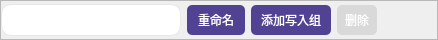
                <widget class="QFrame" name="writer_editGroup">
                 <property name="minimumSize">
                  <size>
                   <width>0</width>
                   <height>40</height>
                  </size>
                 </property>
                 <property name="maximumSize">
                  <size>
                   <width>16777215</width>
                   <height>40</height>
                  </size>
                 </property>
                 <property name="styleSheet">
                  <string notr="true">QPushButton{
border-radius:5px;
	font-size:12px;
	color: rgb(255, 255, 255);
	
	background-color:rgb(81, 66, 147) ;
}

QPushButton:hover{
	
	background-color: rgb(255, 179, 54);
}
QPushButton:pressed{
	
	background-color: rgb(235, 159, 34);
}</string>
                 </property>
                 <property name="frameShape">
                  <enum>QFrame::StyledPanel</enum>
                 </property>
                 <property name="frameShadow">
                  <enum>QFrame::Raised</enum>
                 </property>
                 <layout class="QHBoxLayout" name="horizontalLayout_6">
                  <property name="spacing">
                   <number>6</number>
                  </property>
                  <property name="leftMargin">
                   <number>0</number>
                  </property>
                  <property name="topMargin">
                   <number>0</number>
                  </property>
                  <property name="rightMargin">
                   <number>0</number>
                  </property>
                  <property name="bottomMargin">
                   <number>0</number>
                  </property>
                  <item>
                   <widget class="QComboBox" name="comboBox_selectWriterGroup">
                    <property name="minimumSize">
                     <size>
                      <width>180</width>
                      <height>0</height>
                     </size>
                    </property>
                    <property name="maximumSize">
                     <size>
                      <width>100</width>
                      <height>32</height>
                     </size>
                    </property>
                    <property name="font">
                     <font>
                      <bold>false</bold>
                     </font>
                    </property>
                    <property name="styleSheet">
                     <string notr="true">QComboBox{
border: 1px solid rgb(232, 232, 232);
    
    padding: 1px px 1px 10px; 
     
background-color: rgb(255, 255, 255);
border-radius:10px 10px 0px 0px;
}

QComboBox::drop-down{
border:none;
}

QComboBox::down-arrow {image: url(:/png/icon/png/xiala.png);height:10px;width:20px;}


  QComboBox QAbstractItemView{
	background:rgba(255,255,255,1);
    border:1px solid rgba(228,228,228,1);
    border-radius:10px;
	font-size:14px;
    outline: 0px; 
  }

QComboBox QAbstractItemView::item{
	height:36px;
	color:#666666;
	padding-left:9px;
	background-color:#FFFFFF;
}
QComboBox QAbstractItemView::item:hover{ 
  background-color:rgb(227, 227, 235);
  color:#ffffff;
}
QComboBox QAbstractItemView::item:selected{
  background-color:rgb(138, 116, 245);
  color:#ffffff;
}</string>
                    </property>
                    <property name="editable">
                     <bool>false</bool>
                    </property>
                    <property name="iconSize">
                     <size>
                      <width>16</width>
                      <height>16</height>
                     </size>
                    </property>
                   </widget>
                  </item>
                  <item>
                   <widget class="QPushButton" name="btn_renameWriterGroup">
                    <property name="minimumSize">
                     <size>
                      <width>58</width>
                      <height>30</height>
                     </size>
                    </property>
                    <property name="styleSheet">
                     <string notr="true">*{border-radius:5px;
	font-size:12px;
	color: rgb(255, 255, 255);
	
	background-color:rgb(81, 66, 147) ;
}

*:hover{
	
	background-color: rgb(255, 179, 54);
}
QPushButton:pressed{
	
	background-color: rgb(235, 159, 34);
}</string>
                    </property>
                    <property name="text">
                     <string>重命名</string>
                    </property>
                   </widget>
                  </item>
                  <item>
                   <widget class="QPushButton" name="btn_addWriterGroup">
                    <property name="minimumSize">
                     <size>
                      <width>80</width>
                      <height>30</height>
                     </size>
                    </property>
                    <property name="text">
                     <string>添加写入组</string>
                    </property>
                   </widget>
                  </item>
                  <item>
                   <widget class="QPushButton" name="btn_deleteWriterGroup">
                    <property name="minimumSize">
                     <size>
                      <width>40</width>
                      <height>30</height>
                     </size>
                    </property>
                    <property name="styleSheet">
                     <string notr="true">*{border-radius:5px;
	font-size:12px;
	color: rgb(255, 255, 255);
	
	background-color:rgb(217, 217, 217) ;
}

*:hover{
	
	background-color: rgb(223, 145, 146);
}
QPushButton:pressed{
	
	background-color: rgb(203, 125, 126);
}</string>
                    </property>
                    <property name="text">
                     <string>删除</string>
                    </property>
                   </widget>
                  </item>
                  <item>
                   <spacer name="horizontalSpacer_2">
                    <property name="orientation">
                     <enum>Qt::Horizontal</enum>
                    </property>
                    <property name="sizeHint" stdset="0">
                     <size>
                      <width>60</width>
                      <height>20</height>
                     </size>
                    </property>
                   </spacer>
                  </item>
                 </layout>
                </widget>
